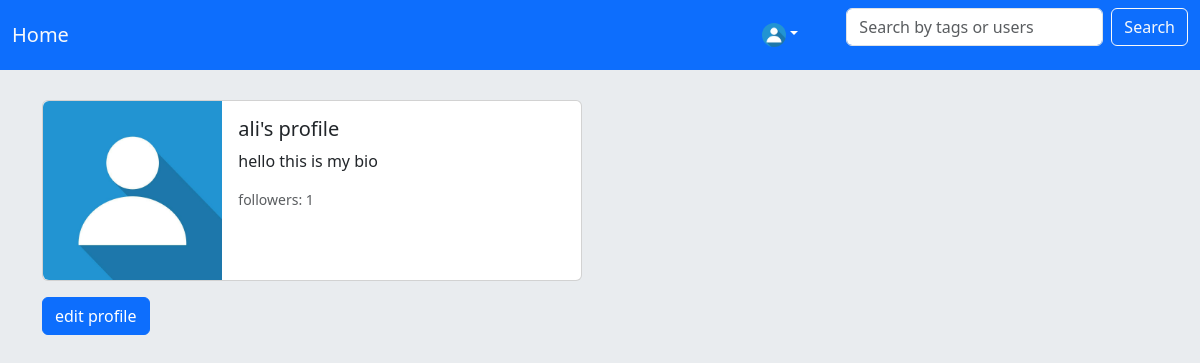
/accounts/profile/1/ (signed in), run on an earlier commit of the app's database.
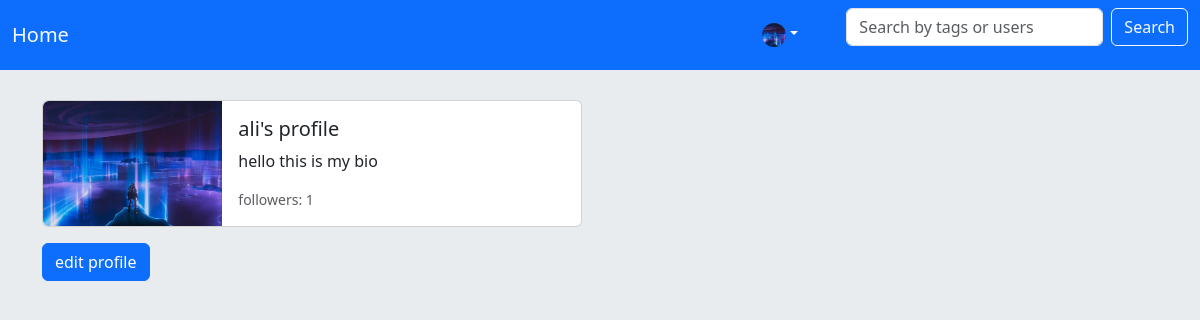
And on a later commit of the database.
### accounts/models.py (models this page shows)
class CustomeUserModel(AbstractUser):
    bio = models.TextField(max_length= 500 , null=True , blank=True)
    picture = models.FileField(blank=True , null=True , upload_to='profile_pic/')
    follow = models.ManyToManyField('self' , related_name='follows',symmetrical=False)
    def total_followers(self):
        return self.follow.count()

### accounts/views.py (the view)
# urls.py: path('profile/<int:pk>/', ProfileView.as_view(), name='view_profile'),
class ProfileView(DetailView):
    model = CustomeUserModel
    template_name = 'view_profile.html'
    context_object_name = 'profile'
    def get_context_data(self, **kwargs):
        context = super(ProfileView , self).get_context_data()
        user_post = get_object_or_404(CustomeUserModel , pk = self.kwargs['pk'])
        followed = False
        if user_post.follow.filter(id = self.request.user.id).exists():
            followed = True
        context['followed'] = followed
        context['total_followers'] = user_post.total_followers()
        return context

### templates/view_profile.html (shortened to what this page needs)
{% extends 'base.html' %}
{%load static%}
{%block content %}
{%if profile.pk == user.id%}
<div class="card mb-3" style="max-width: 540px;">
    <div class="row g-0">
      <div class="col-md-4 d-flex">
        {%if profile.picture%}
        <img src="{{profile.picture.url}}" class="img-fluid rounded-start object-fit-cover" alt="...">
        {%else%}
        <img src="{% static 'default_pic.jpg' %}" class="img-fluid rounded-start" alt="...">
        {%endif%}
    </div>
      <div class="col-md-8">
        <div class="card-body">
          <h5 class="card-title">{{profile.username}}'s profile</h5>
          <p class="card-text">{{profile.bio}}</p>
          <p class="card-text"><small class="text-body-secondary">followers: {{profile.total_followers}}</small></p>
        </div>
      </div>
    </div>
</div>
<form action="{%url 'my_profile'%}">
    <button class="btn btn-primary" type="submit">edit profile</button>
</form>
{%endif%}
{%endblock%}

### templates/base.html (shortened to what this page needs)
{% load static %}
<html>
    <head>
        <link href="https://cdn.jsdelivr.net/npm/bootstrap@5.3.3/dist/css/bootstrap.min.css" rel="stylesheet">
        <link rel="stylesheet" href="{%static 'css/post.css'%}">
        <link rel="stylesheet" href="{%static 'css/base.css'%}">
    </head>
    <body class="bg-body-secondary" style="margin-top: 100;">
        <nav class="navbar navbar-expand-lg text-bg-primary fixed-top">
            <div class="container-fluid">
                <a class="navbar-brand text-light" href="{% url 'home'%}">Home</a>
                <div class="d-flex gap-5 align-items-center">
                    <div class="d-flex gap-2">
                        {%if user.is_authenticated%}
                        <div class="nav-item dropdown d-flex">
                            <a class="nav-link dropdown-toggle" href="{%url 'view_profile' user.id%}" role="button" data-bs-toggle="dropdown" aria-expanded="false">
                                    {%if user.picture%}
                                    <img class="rounded-circle object-fit-cover" style="height: 2vw; width: 2vw;" src="{{user.picture.url}}" style="width: 2vw;" alt=""></a>
                                    {%else%}
                                    <img style="width: 2vw;" class="rounded-circle" src="{%static 'default_pic.jpg'%}" alt=""></a>
                                    {%endif%}
                        {%else%}
                        <a href="{%url 'login'%}">login</a>
                        {%endif%}
                        </div>
                    </div>
                    <form class="d-flex align-items-center" action="{% url 'search_posts' %}" method="get">
                        <input class="form-control me-2" type="text" name="q" placeholder="Search by tags or users">
                        <input class="btn btn-outline-light" type="submit" value="Search">
                    </form>
                </div>
            </div>
        </nav>
        <div class="container">
            {% block content %}
            {% endblock %}
        </div>
    </body>
</html>

What changed in the data, as far as the page shows it:
changed CustomeUserModel "ali": picture: picture added
